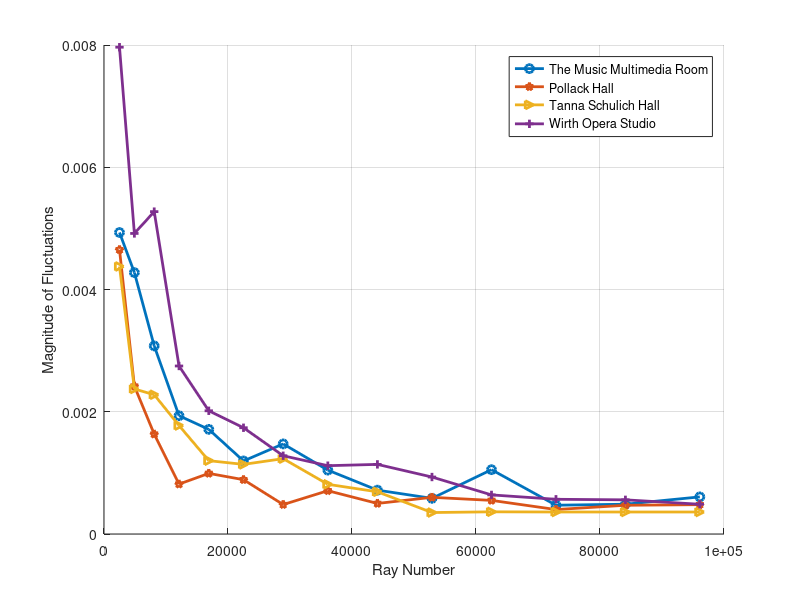

The MATLAB script that drew this image:
MMR = [0.00493259845348572	0.00427691247179214...
        0.00307683334614643	0.0019347962981524...
        0.00171198212773405	0.00119493876635967...
        0.00147380512085189	0.00104509310392107...
        0.000717439933563045 0.000583310074462274...
        0.00105238957008485	0.000470944564857329...
        0.000487241276148167 0.000607131438991520];
Pollack = [0.00465116678370455	0.00241951951769633...
           0.00163409608627578	0.000816184566372690...
           0.000991618740391570	0.000888517142866321...
           0.000481523711351767	0.000708101045434398...
           0.0005	0.0006...
           0.00055	0.0004...
           0.00047	0.00048];
Tanna = [0.00437679999152948 0.00237288029927298...
        0.00227819831406698	0.00177444161997259...
        0.00119962408798384	0.00113900645935128...
        0.00123269016937504	0.000812989175112053...
        0.000690114496861307 0.000351082261914316...
        0.000362864776370692 0.00036...
        0.00036	0.00036];
Wirth = [0.00796396584639664 0.00491715751891524...
         0.00527388370740811 0.0027485879909618...
         0.00201584148233409 0.00173836460478779...
         0.00128013209037184 0.00111762435388087...
         0.00113882220996584 0.000932168342596754...
         0.000639727666236866 0.000567964240925459...
         0.000558971467710543 0.000486676246179974];
    
N = [2500	4900	8100	12100	16900	22500	28900	36100 ...
     44100	52900	62500	72900	84100	96100];
 
figure;
hold on
plot(N,MMR,'LineWidth',2,'Marker','o')
plot(N,Pollack,'LineWidth',2,'Marker','p')
plot(N,Tanna,'LineWidth',2,'Marker','>')
plot(N,Wirth,'LineWidth',2,'Marker','+')
xlabel('Ray Number')
ylabel('Magnitude of Fluctuations')
grid;
legend('The Music Multimedia Room','Pollack Hall','Tanna Schulich Hall','Wirth Opera Studio')
hold off
     
     
     
